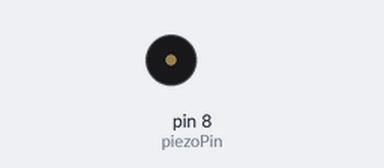
Simulated run of this sketch. Board: Arduino Uno, built with avr-gcc and run on an emulated ATmega328P. On the bench: buzzer (waves = sounding).

Above: at 0.3 s.
Timing chart, 0 to 1.8 s (numbered marks = the images above):
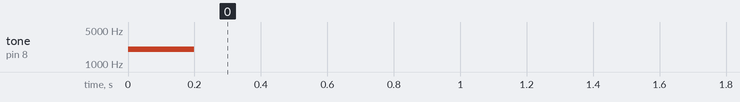

The sketch:

siren_buzzer.ino
```cpp
//Specify digital pin on the Arduino that the positive lead of piezo buzzer is attached.
int piezoPin = 8;

void setup() {
   tone(piezoPin, 2000, 200);
}//close setup

void loop() {

  /*Tone needs 2 arguments, but can take three
    1) Pin#
    2) Frequency - this is in hertz (cycles per second) which determines the pitch of the noise made
    3) Duration - how long teh tone plays
  */

  delay(300);
  //tone(piezoPin, 1000, 500);
  //delay(1000);

}
```

Measured:
- by itself, tone on pin 8 (piezoPin): silent → 2000 Hz at 0.00 s, → silent 0.20 s later
